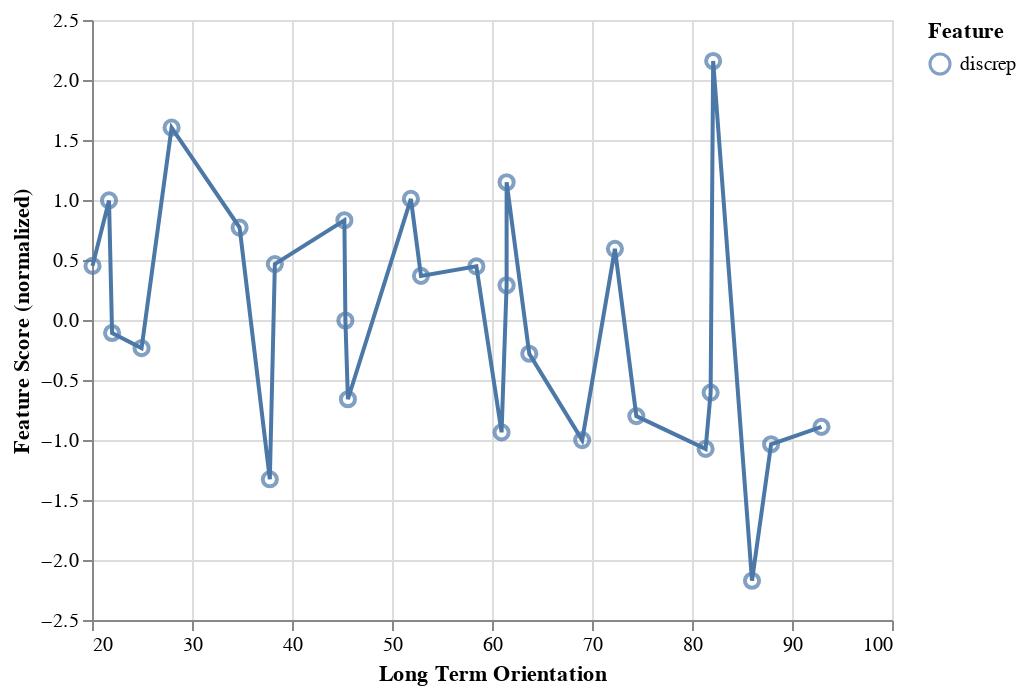

Notebook source saved alongside this figure:
### Markdown cell above
Masculinity vs. LIWC. There is a positive correlation between masculinity (assertiveness) and words related to health (eg. clinic, flu, pill) and sexual (eg. horny, love, incest).

### Code cell
corr, plot = utils.compare_liwc_hofstede('ltowvs',['discrep'],nation_liwc)
print(corr)
plot

### Figure 1 — Vega-Lite specification as saved in the notebook (floating-point values rounded to 4 significant figures)
{"config": {"view": {"continuousWidth": 400, "continuousHeight": 300}}, "layer": [{"mark": {"type": "point", "size": 50}, "encoding": {"color": {"field": "Feature", "type": "nominal"}, "tooltip": [{"field": "Culture", "type": "nominal"}, {"field": "Feature", "type": "nominal"}], "x": {"axis": {"title": "Long Term Orientation"}, "field": "ltowvs", "scale": {"zero": false}, "type": "quantitative"}, "y": {"axis": {"title": "Feature Score (normalized)"}, "field": "score", "scale": {"zero": false}, "type": "quantitative"}}}, {"mark": "line", "encoding": {"color": {"field": "Feature", "type": "nominal"}, "x": {"axis": {"title": "Long Term Orientation"}, "field": "ltowvs", "scale": {"zero": false}, "type": "quantitative"}, "y": {"aggregate": "mean", "axis": {"title": "Feature Score (normalized)"}, "field": "score", "scale": {"zero": false}, "type": "quantitative"}}}], "data": {"name": "data-9b8556c80bb843385d86c8de98826511"}, "$schema": "https://vega.github.io/schema/vega-lite/v4.17.0.json", "datasets": {"data-9b8556c80bb843385d86c8de98826511": [{"Culture": "Albanian", "ltowvs": 61.46, "Feature": "discrep", "score": 1.148}, {"Culture": "Arabic", "ltowvs": 20.05, "Feature": "discrep", "score": 0.451}, {"Culture": "Armenian", "ltowvs": 60.96, "Feature": "discrep", "score": -0.936}, {"Culture": "Bulgarian", "ltowvs": 69.02, "Feature": "discrep", "score": -1.001}, {"Culture": "Chinese", "ltowvs": 92.95, "Feature": "discrep", "score": -0.8904}, {"Culture": "Croatian", "ltowvs": 58.44, "Feature": "discrep", "score": 0.4471}, {"Culture": "Danish", "ltowvs": 34.76, "Feature": "discrep", "score": 0.7704}, {"Culture": "Dutch", "ltowvs": 74.43, "Feature": "discrep", "score": -0.8007}, {"Culture": "English", "ltowvs": 24.96, "Feature": "discrep", "score": -0.2345}, {"Culture": "Estonian", "ltowvs": 82.12, "Feature": "discrep", "score": 2.158}, {"Culture": "Finnish", "ltowvs": 38.29, "Feature": "discrep", "score": 0.4662}, {"Culture": "French", "ltowvs": 45.24, "Feature": "discrep", "score": 0.8314}, {"Culture": "German", "ltowvs": 72.29, "Feature": "discrep", "score": 0.5931}, {"Culture": "Greek", "ltowvs": 45.34, "Feature": "discrep", "score": -0.004291}, {"Culture": "Icelandic", "ltowvs": 27.96, "Feature": "discrep", "score": 1.603}, {"Culture": "Italian", "ltowvs": 61.46, "Feature": "discrep", "score": 0.2894}, {"Culture": "Japanese", "ltowvs": 87.91, "Feature": "discrep", "score": -1.036}, {"Culture": "Lithuanian", "ltowvs": 81.86, "Feature": "discrep", "score": -0.6046}, {"Culture": "Polish", "ltowvs": 37.78, "Feature": "discrep", "score": -1.328}, {"Culture": "Portuguese", "ltowvs": 22.01, "Feature": "discrep", "score": -0.1082}, {"Culture": "Romanian", "ltowvs": 51.89, "Feature": "discrep", "score": 1.009}, {"Culture": "Russian", "ltowvs": 81.36, "Feature": "discrep", "score": -1.074}, {"Culture": "Serbian", "ltowvs": 63.73, "Feature": "discrep", "score": -0.281}, {"Culture": "Spanish", "ltowvs": 21.7, "Feature": "discrep", "score": 0.9964}, {"Culture": "Swedish", "ltowvs": 52.9, "Feature": "discrep", "score": 0.3679}, {"Culture": "Turkish", "ltowvs": 45.59, "Feature": "discrep", "score": -0.6605}, {"Culture": "Ukrainian", "ltowvs": 86.0, "Feature": "discrep", "score": -2.173}]}}
